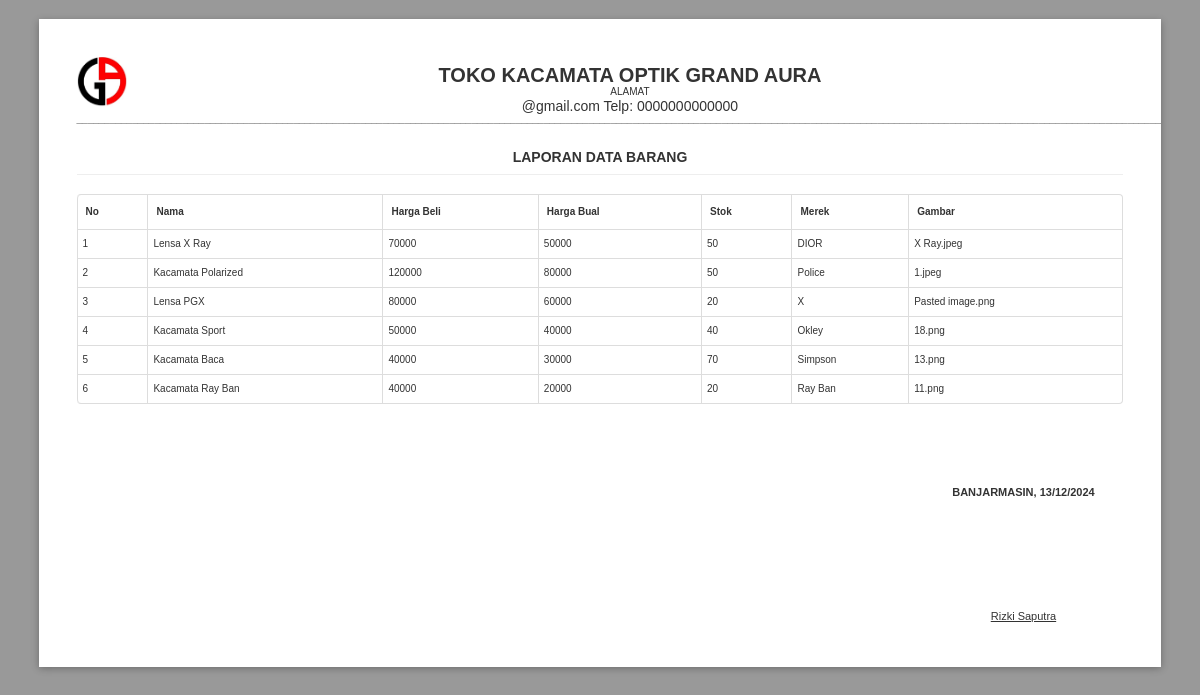
The page /laporan-barang.php on the database its author committed.
### tables this page shows
CREATE TABLE `daftar_barang` (
  `id` int(11) NOT NULL,
  `nama` varchar(100) DEFAULT NULL,
  `harga_beli` varchar(50) NOT NULL,
  `harga_jual` varchar(50) DEFAULT NULL,
  `satuan` varchar(50) DEFAULT NULL,
  `foto` varchar(100) NOT NULL,
  `merek` varchar(100) NOT NULL,
  `warna` varchar(255) NOT NULL DEFAULT 'merah, biru, kuning, hitam, polos',
  `deskripsi` text DEFAULT NULL
);

CREATE TABLE `pengaturan` (
  `id` int(11) NOT NULL,
  `ttd` varchar(150) DEFAULT NULL
);

### koneksi.php (called while the page is built, shortened)
<?php
if (!function_exists('format_tanggal')) {
    function format_tanggal($waktu)
    {
        $hari_array = array(
            'Minggu',
            'Senin',
            'Selasa',
            'Rabu',
            'Kamis',
            'Jumat',
            'Sabtu'
        );
        $hr = date('w', strtotime($waktu));
        $tanggal = date('j', strtotime($waktu));
        $bulan_array = array(
            1 => 'Januari',
            2 => 'Februari',
            3 => 'Maret',
            4 => 'April',
            5 => 'Mei',
            6 => 'Juni',
            7 => 'Juli',
            8 => 'Agustus',
            9 => 'September',
            10 => 'Oktober',
            11 => 'November',
            12 => 'Desember',
        );
        $bl = date('n', strtotime($waktu));
        $tahun = date('Y', strtotime($waktu));
        return "$tanggal/$bl/$tahun";
    }
}

### laporan-barang.php (the view, shortened to what this page needs)
<!DOCTYPE html>
<html lang="en">
<head>
  <link rel="stylesheet" href="assets/dist/css/normalize.min.css">
  <link rel="stylesheet" href="assets/dist/css/paper.css">
  <link rel="stylesheet" href="assets/dist/css/bs.css">
</head>
<body class="A4 landscape">
  <?php
  include('koneksi.php');
  ?>
  <section class="sheet padding-10mm" style="height: auto;font-size: 10px;">
    <img src="assets/img/logo.jpg" style="width: 50px;float: left;margin-right: 10px;" class="text-center">
    <h1 class="text-center" style="margin-bottom: -10px;">TOKO KACAMATA OPTIK GRAND AURA</h1>
    <p class="text-center" style="margin-bottom: 0px;">ALAMAT</p>
    <h3 class="text-center" style="margin-bottom: -10px;">@gmail.com Telp: 0000000000000</h3>
    <p><b>____________________________________________________________________________________________________________________________________________________________________________________________________</b></p>
    <h4 class="text-center">LAPORAN DATA BARANG </h4>
    <hr>
    <table class="table table-bordered" id="example2">
      <thead>
        <tr>
          <th>No</th>
          <th>Nama</th>
          <th>Harga Beli</th>
          <th>Harga Bual</th>
          <th>Stok</th>
          <th>Merek</th>
          <th>Gambar</th>
        </tr>
      </thead>
      <tbody>
        <?php
        $datas = mysqli_query($koneksi, "SELECT * FROM daftar_barang") or die(mysqli_error($koneksi));
        $no = 1;
        while ($row = mysqli_fetch_assoc($datas)) {
        ?>
          <tr>
            <td><?= $no; ?></td>
            <td><?= $row['nama']; ?></td>
            <td><?= $row['harga_jual']; ?></td>
            <td><?= $row['harga_beli']; ?></td>
            <td><?= $row['satuan']; ?></td>
            <td><?= $row['merek']; ?></td>
            <td><?= $row['foto']; ?></td>
          </tr>
        <?php $no++;
        } ?>
      </tbody>
    </table>
    <table style="width: 200px;font-size: 11px;float:right;margin-top: 60px;">
      <tr>
        <th colspan="2">BANJARMASIN, <?= format_tanggal(date('Y-m-d')); ?></th>
      </tr>
      <tr style="height: 100px;">
        <td style="width: 50%">
        </td>
      </tr>
      <tr>
        <td>
          <span style="text-decoration: underline;">
            <?php $data_ttd   = mysqli_query($koneksi, "select * from pengaturan where id = '1'");
            $row_ttd  = mysqli_fetch_assoc($data_ttd);
            ?>
            <?= $row_ttd['ttd']; ?>
          </span>
          <br>
        </td>
      </tr>
    </table>
  </section>
</body>
</html>

### laporan-barang.php (style rules this page uses)
body { background-color: #999; }
* { font-family: "Arial"; }
.text-center { text-align: center; }
h1 { font-size: 20px; }
h3 { font-size: 14px; font-weight: normal; margin-top: -8px; }
h4 { margin-top: 20px; text-transform: uppercase; margin-bottom: -10px; }
td { padding: 5px !important; text-align: center; vertical-align: middle !important; }

### rows shown on the page
daftar_barang: nama "Lensa X Ray", harga_jual "70000", harga_beli "50000", satuan "50", merek "DIOR", foto "X Ray.jpeg"
daftar_barang: nama "Kacamata Polarized", harga_jual "120000", harga_beli "80000", satuan "50", merek "Police", foto "1.jpeg"
daftar_barang: nama "Lensa PGX", harga_jual "80000", harga_beli "60000", satuan "20", merek "X", foto "Pasted image.png"
daftar_barang: nama "Kacamata Sport", harga_jual "50000", harga_beli "40000", satuan "40", merek "Okley", foto "18.png"
daftar_barang: nama "Kacamata Baca", harga_jual "40000", harga_beli "30000", satuan "70", merek "Simpson", foto "13.png"
daftar_barang: nama "Kacamata Ray Ban", harga_jual "40000", harga_beli "20000", satuan "20", merek "Ray Ban", foto "11.png"
pengaturan: ttd "Rizki Saputra"
